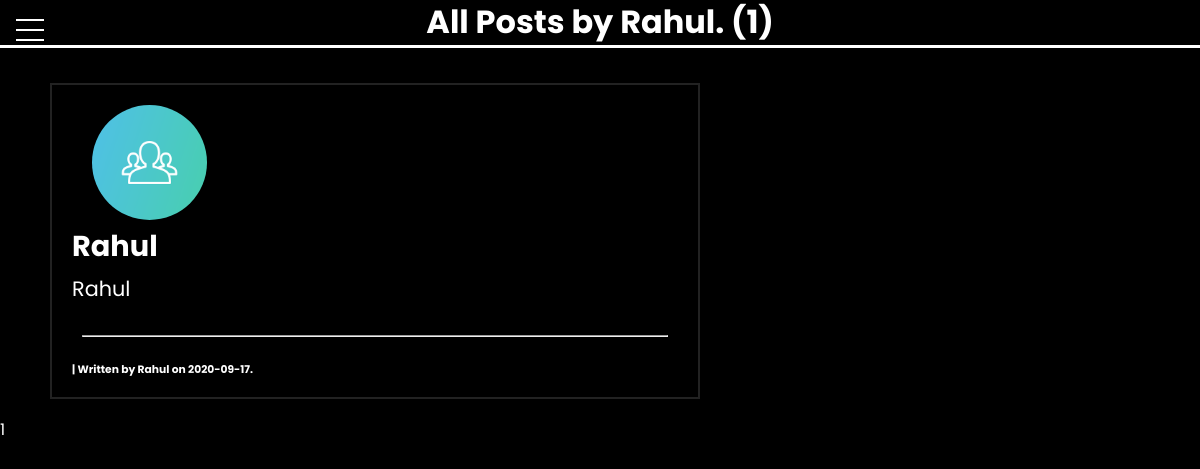
Screenshot of /user/Rahul with the database file from the repository.
### flaskblog/models.py (models this page shows, shortened)
class User(db.Model, UserMixin):
    id = db.Column(db.Integer, primary_key=True, unique=True)
    username = db.Column(db.String(20), unique=True, nullable=False)
    email = db.Column(db.String(120), unique=True, nullable=False)
    image_file = db.Column(db.String(20), nullable=False,
                           default="default.jpg")
    password = db.Column(db.String(60), nullable=False)
    posts = db.relationship("Post", backref="author", lazy=True)

class Post(db.Model):
    id = db.Column(db.Integer, primary_key=True)
    title = db.Column(db.String(), nullable=False)
    date_posted = db.Column(db.DateTime, nullable=False,
                            default=datetime.utcnow)
    content = db.Column(db.Text, nullable=False)
    is_verified = db.Column(db.Boolean, default=False)
    is_edited = db.Column(db.Boolean, default=False)
    is_forwarded = db.Column(db.Boolean, default=False)
    views = db.Column(db.Integer, default=0)
    font = db.Column(db.String(30), default="Poppins")
    font_color = db.Column(db.String(20), default="#fff")
    user_id = db.Column(db.Integer, db.ForeignKey("user.id"), nullable=False)

### flaskblog/routes.py (the view)
@app.route("/user/<string:username>")
def user_post(username):
    page = request.args.get("page", 1, type=int)
    user = User.query.filter_by(username=username).first_or_404()
    posts = (
        Post.query.filter_by(author=user)
        .order_by(Post.date_posted.desc())
        .paginate(page=page, per_page=5)
    )
    return render_template("filter_post.html", posts=posts, user=user)

### flaskblog/templates/filter_post.html (shortened to what this page needs)
{% extends "base.html" %}
{% block content %}
<h1> All Posts by {{ user.username }}. ({{ posts.total }})</h1>
    <div id="posts" class="main">
    {% for post in posts.items %}
        <article class="main">
            <a href="{{ url_for('post', post_id=post.id )}}"><img src="{{ url_for('static', filename='profile_pics/' + post.author.image_file) }}"
                    class="rounded-profile-pic"></a>
            <a href="{{ url_for('post', post_id=post.id )}}" class="post-title"><h2>{{ post.title }}</h2> </a>
            <p class="post-content">{{ post.content }}</p>
            <br>
            <hr>
            <a href="{{ url_for('user_post', username=post.author.username) }}" class="post-author"><h6>| Written by {{ post.author.username }} on {{ post.date_posted.strftime('%Y-%m-%d') }}.
            </h6></a>
        </article>
    {% endfor %}
        {% for page_num in posts.iter_pages(left_edge=1, right_edge=1, left_current=1, right_current=2) %}
            {% if page_num %}
                {% if posts.page == page_num %}
                    <a class="current-button" href="{{ url_for('user_post', page=page_num, username=user.username) }}">{{ page_num }}</a>
                {% else %}
                    <a class="pagination-btn" href="{{ url_for('user_post', page=page_num, username=user.username) }}">{{ page_num }}</a>
                {% endif %}
            {% else %}
                <span>...</span>
            {% endif %}
        {% endfor %}
        <br><br><br><br><br><br><br><br>
    </div>
</div>
{% endblock content %}

### flaskblog/templates/base.html (shortened to what this page needs)
<!DOCTYPE html>
<html lang="en">
<head>
    <link rel="stylesheet" type="text/css" href=" {{url_for('static', filename='style.css')}} ">
</head>
<body>
    <div class="main">
        <nav>
            <div class="menu-wrap">
                <div class="hamburger">
                    <div></div>
                </div>
            </div>
        </nav>
        {% block content %}{% endblock content %}
</body>
</html>

### flaskblog/static/style.css (style rules this page uses)
* { margin: 0px 0px 0px 0px; padding: 0px 0px 0px 0px; box-sizing: border-box; font-family: Poppins, "Poppins", Helveltica, sans-serif; text-decoration: none; color: white; }
body { background-color: black; background-image: linear-gradient( 60deg, rgba(2, 0, 36, 1) 0%, rgba(0, 0, 0, 1) 0% ); background-size: 100%; color: white; font-family: "Poppins", Poppins, sans-serif; line-height: 1.4; }
html { scroll-behavior: smooth; }
h1 { text-align: center; border-bottom: 3px solid white; margin-bottom: 35px; }
article { margin: 20px 500px 20px 50px; border: 2px solid #222; padding: 20px; transition: 0.3s linear; }
p { font-size: 1.3rem; }
h6 { font-family: 1.4em; }
hr { margin: 10px; margin-bottom: 25px; }
:root { --primary-color: rgb(44 128 117 / 40%); --overlay-color: rgba(24, 39, 51, 0.85); --menu-speed: 0.75s; }
.menu-wrap { position: fixed; top: 0; left: 0; z-index: 1; }
.menu-wrap .hamburger { position: absolute; top: 0; left: 0; z-index: 1; width: 60px; height: 60px; padding: 1rem; background: none; display: flex; align-items: center; justify-content: center; }
.menu-wrap .hamburger > div { position: relative; width: 100%; height: 2px; background-color: white; display: flex; align-items: center; justify-content: center; transition: all 0.4s ease; }
.menu-wrap .hamburger > div:before, .menu-wrap .hamburger > div:after { content: ""; position: absolute; z-index: 1; top: -10px; width: 100%; height: 2px; background: inherit; }
.menu-wrap .hamburger > div:after { top: 10px; }
.post-title { color: white; padding-bottom: 10px; border-bottom: 1px solid white; transition: 0.2s; }
.post-content { color: white; }
.post-author h6 { min-width: 30ch; }
.rounded-profile-pic { border-radius: 100vw; margin-left: 20px; width: 115px; height: 115px; object-fit: cover; }
.post-author { color: white; }
#posts article a h2 { font-size: 1.8em; font-weight: bold; padding-bottom: 5px; text-decoration: none; transition: 0.2s linear; border-bottom: 2px solid black; }

### rows the page displays
User: username "Rahul"
Post: image_file (placeholder picture), title "Rahul", content "Rahul", author.username "Rahul", date_posted "2020-09-17"

### other values shown
{{ posts.total }} "1"
{{ page_num }} "1"
